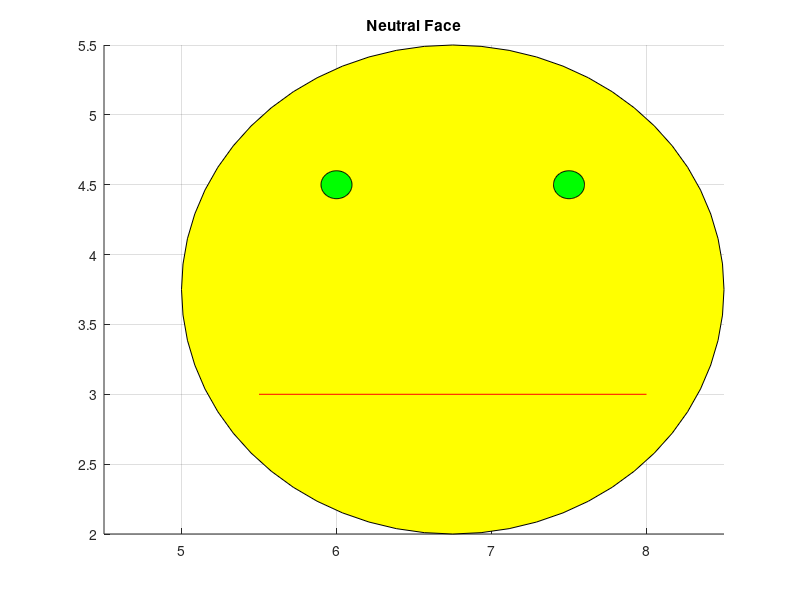

Recreate this plot in MATLAB.
% Represent a neutral face.
% ochi = 6 4.5
% ochi = 7.5 4.5
% gura = 5.5 3 <-> 8 3

rectangle('Position',[ 5 2 3.5 3.5 ], 'curvature', [1 1], 'FaceColor','y');
hold on;

tochi=linspace(0,2*pi,100);
xos=6+0.1*cos(tochi);
yos=4.5+0.1*sin(tochi);
fill(xos,yos,'g');
hold on;

xod=7.5+0.1*cos(tochi);
yod=4.5+0.1*sin(tochi);
fill(xod,yod,'g');
hold on;

xlinie=[5.5;8];
ylinie=[3;3];
plot(xlinie,ylinie,'r');
title("Neutral Face");
axis([4.5 8.5 2 5.5]);
grid on;

